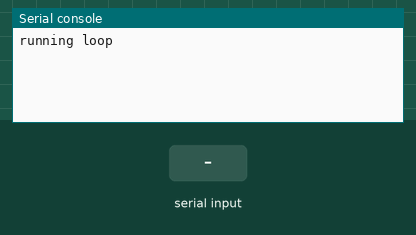
The program below on a simulated Raspberry Pi Pico running MicroPython. On the bench: the last lines printed to the serial console. The inputs (shaded band) are chosen by the test bench.

Above: at 1.2 s.
1.3 s: "1" received over the second serial link
At 2.5 s:
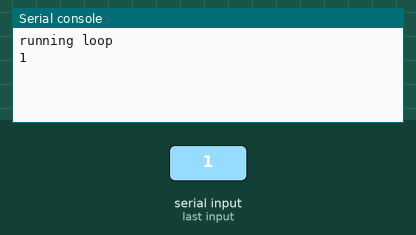
2.8 s: "0" received over the second serial link
At 3.7 s:
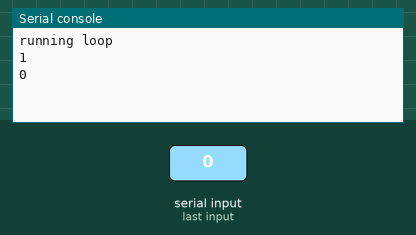
4.3 s: "2" received over the second serial link
At 4.9 s:
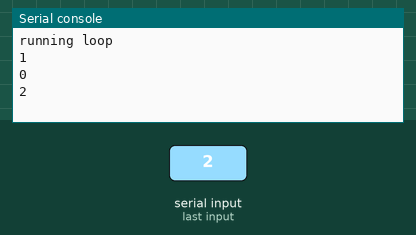

Measured:
- after the input at 1.3 s, the serial console: prints a new line at once (image 1)
- after the input at 2.8 s, the serial console: prints a new line at once (image 2)
- after the input at 4.3 s, the serial console: prints a new line at once (image 3)

The program:

reading_serial_in.py
```python
from machine import UART, Pin

uart = UART(0, baudrate=115200, tx=Pin(0), rx=Pin(1))
uart.init(115200, bits=8, parity=None, stop=1)

print("running loop")
while True:
    if (uart.any() > 0):
        print(uart.read().decode())
```
